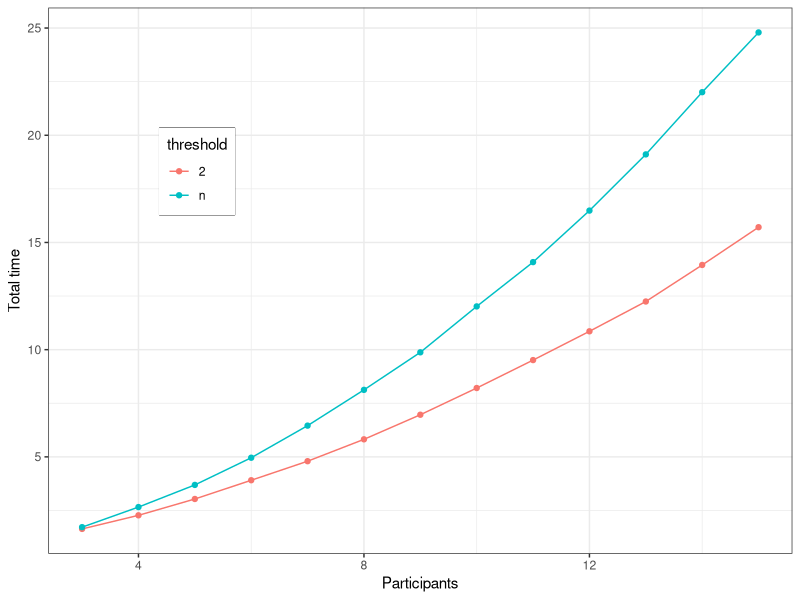

Source code (R):
library(ggplot2)

dat <- read.csv("data.csv")

p <- ggplot(data=dat, aes(x=n, y=time, group=threshold, colour=threshold)) + geom_line() + geom_point() + theme_bw() + xlab("Participants") + ylab("Total time") + theme(legend.position = c(0.2, 0.7), legend.box.background = element_rect(colour = "black"))

ggsave(filename="time.pdf", plot=p, height=3, width=5)
